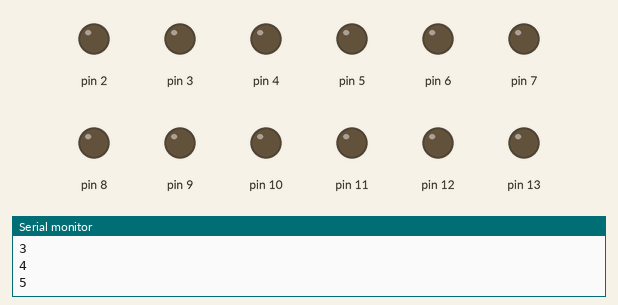
This sketch was run on a simulated Arduino Uno, built with avr-gcc and run on an emulated ATmega328P. Shown: output pins drawn as LEDs (lit = HIGH), the last lines printed to the serial monitor.

Above: at 0.3 s.
At 1.9 s:
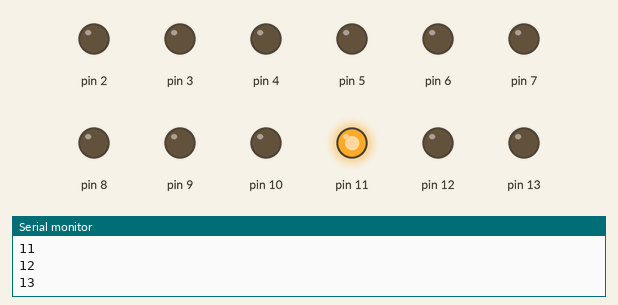
At 2.9 s:
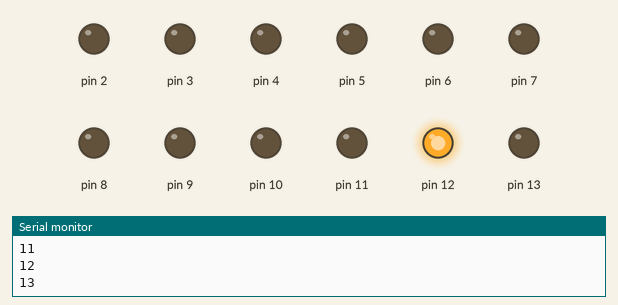
At 3.9 s:
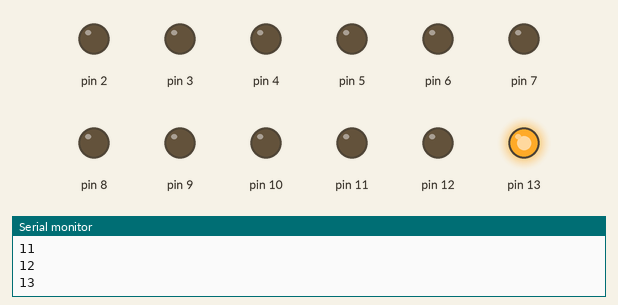
At 5.6 s:
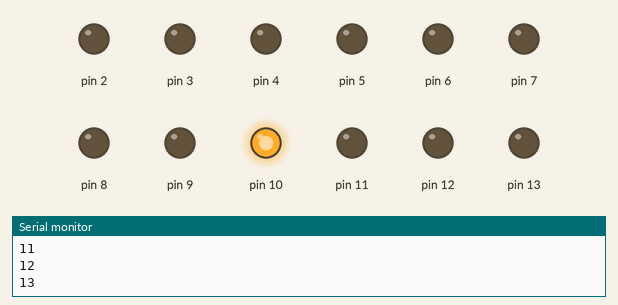
Timing chart, 0 to 6.1 s (numbered marks = the images above):
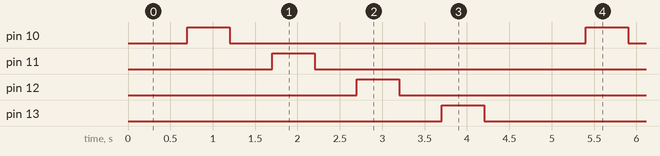

Measured:
- by itself, pin 10–13: alternates HIGH for 0.50 s and LOW for 4.2 s

The sketch:

FOR_LOOP.ino
```cpp
void setup()
{
Serial.begin(9600);
}

void loop(){
  for(int i = 0; i <= 13; i++){
 pinMode(i , OUTPUT);
    Serial.println(i);
    delay(50);}
  digitalWrite(10, HIGH);
  delay(500);
digitalWrite(10, LOW);
  delay(500);
  digitalWrite(11, HIGH);
      delay(500);
 digitalWrite(11, LOW);
    delay(500);
  digitalWrite(12, HIGH);
     delay(500);
     digitalWrite(12, LOW);
      delay(500);
    digitalWrite(13, HIGH);
     delay(500);
    digitalWrite(13, LOW);
   delay(500);

}
```
